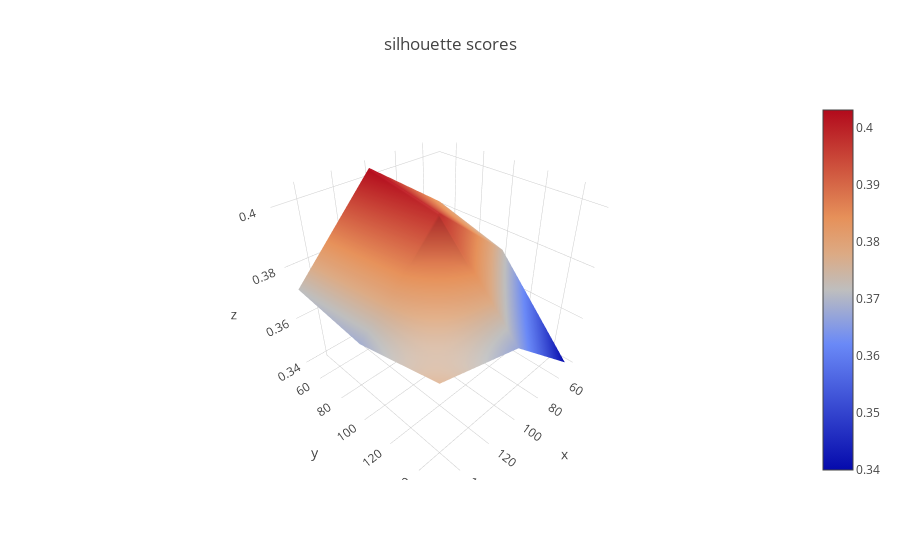

The notebook cell saved with this chart:
### Code cell
plot_surface(to_plot_s, min_sample_params, min_cluster_sizes, 'silhouette scores')

### Figure 1 — Plotly figure (JSON) as saved in the notebook; plotly's stock layout.template omitted (floating-point values rounded to 4 significant figures)
{"data": [{"type": "surface", "x": [50, 100, 150], "y": [50, 100, 150], "z": [[0.3816, 0.4032, 0.3717], [0.3732, 0.3982, 0.3687], [0.34, 0.3672, 0.3766]]}], "layout": {"title": "silhouette scores"}}
